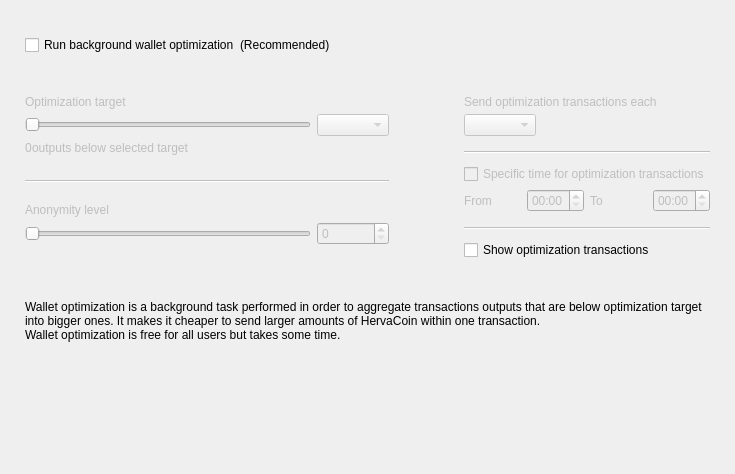
<?xml version="1.0" encoding="UTF-8"?>
<ui version="4.0">
 <class>OptimizationOptionsFrame</class>
 <widget class="QFrame" name="OptimizationOptionsFrame">
  <property name="geometry">
   <rect>
    <x>0</x>
    <y>0</y>
    <width>735</width>
    <height>474</height>
   </rect>
  </property>
  <property name="windowTitle">
   <string>Frame</string>
  </property>
  <property name="frameShape">
   <enum>QFrame::NoFrame</enum>
  </property>
  <property name="frameShadow">
   <enum>QFrame::Raised</enum>
  </property>
  <layout class="QVBoxLayout" name="verticalLayout">
   <property name="spacing">
    <number>0</number>
   </property>
   <property name="leftMargin">
    <number>25</number>
   </property>
   <property name="topMargin">
    <number>35</number>
   </property>
   <property name="rightMargin">
    <number>25</number>
   </property>
   <property name="bottomMargin">
    <number>0</number>
   </property>
   <item>
    <layout class="QHBoxLayout" name="horizontalLayout_2">
     <item>
      <widget class="QCheckBox" name="m_enableOptimizationCheck">
       <property name="text">
        <string>Run background wallet optimization</string>
       </property>
      </widget>
     </item>
     <item>
      <widget class="WalletGui::WalletNormalGrayTextLabel" name="label_8">
       <property name="text">
        <string>(Recommended)</string>
       </property>
      </widget>
     </item>
     <item>
      <spacer name="horizontalSpacer">
       <property name="orientation">
        <enum>Qt::Horizontal</enum>
       </property>
       <property name="sizeHint" stdset="0">
        <size>
         <width>40</width>
         <height>20</height>
        </size>
       </property>
      </spacer>
     </item>
    </layout>
   </item>
   <item>
    <spacer name="verticalSpacer_2">
     <property name="orientation">
      <enum>Qt::Vertical</enum>
     </property>
     <property name="sizeType">
      <enum>QSizePolicy::Fixed</enum>
     </property>
     <property name="sizeHint" stdset="0">
      <size>
       <width>20</width>
       <height>40</height>
      </size>
     </property>
    </spacer>
   </item>
   <item>
    <widget class="QWidget" name="m_optimizationOptionsWidget" native="true">
     <property name="enabled">
      <bool>true</bool>
     </property>
     <layout class="QHBoxLayout" name="horizontalLayout">
      <property name="spacing">
       <number>75</number>
      </property>
      <property name="leftMargin">
       <number>0</number>
      </property>
      <property name="topMargin">
       <number>0</number>
      </property>
      <property name="rightMargin">
       <number>0</number>
      </property>
      <property name="bottomMargin">
       <number>0</number>
      </property>
      <item alignment="Qt::AlignTop">
       <widget class="QWidget" name="widget1" native="true">
        <property name="enabled">
         <bool>false</bool>
        </property>
        <layout class="QGridLayout" name="gridLayout" columnstretch="50,0,0,0">
         <property name="leftMargin">
          <number>0</number>
         </property>
         <property name="topMargin">
          <number>0</number>
         </property>
         <property name="rightMargin">
          <number>0</number>
         </property>
         <property name="bottomMargin">
          <number>0</number>
         </property>
         <property name="verticalSpacing">
          <number>5</number>
         </property>
         <item row="0" column="0" colspan="4">
          <widget class="WalletGui::WalletNormalBlackTextLabel" name="label_5">
           <property name="text">
            <string>Optimization target</string>
           </property>
           <property name="indent">
            <number>0</number>
           </property>
          </widget>
         </item>
         <item row="4" column="0" colspan="4">
          <spacer name="verticalSpacer_3">
           <property name="orientation">
            <enum>Qt::Vertical</enum>
           </property>
           <property name="sizeType">
            <enum>QSizePolicy::Fixed</enum>
           </property>
           <property name="sizeHint" stdset="0">
            <size>
             <width>20</width>
             <height>20</height>
            </size>
           </property>
          </spacer>
         </item>
         <item row="1" column="0" colspan="3">
          <widget class="QSlider" name="m_thresholdSlider">
           <property name="maximum">
            <number>6</number>
           </property>
           <property name="pageStep">
            <number>1</number>
           </property>
           <property name="orientation">
            <enum>Qt::Horizontal</enum>
           </property>
          </widget>
         </item>
         <item row="1" column="3">
          <widget class="QComboBox" name="m_thresholdCombo"/>
         </item>
         <item row="5" column="0" colspan="4">
          <widget class="Line" name="line">
           <property name="orientation">
            <enum>Qt::Horizontal</enum>
           </property>
          </widget>
         </item>
         <item row="6" column="0" colspan="4">
          <spacer name="verticalSpacer_4">
           <property name="orientation">
            <enum>Qt::Vertical</enum>
           </property>
           <property name="sizeType">
            <enum>QSizePolicy::Fixed</enum>
           </property>
           <property name="sizeHint" stdset="0">
            <size>
             <width>20</width>
             <height>15</height>
            </size>
           </property>
          </spacer>
         </item>
         <item row="8" column="3">
          <widget class="QSpinBox" name="m_mixinSpin">
           <property name="buttonSymbols">
            <enum>QAbstractSpinBox::UpDownArrows</enum>
           </property>
          </widget>
         </item>
         <item row="7" column="0" colspan="4">
          <widget class="WalletGui::WalletNormalBlackTextLabel" name="label_7">
           <property name="text">
            <string>Anonymity level</string>
           </property>
           <property name="indent">
            <number>0</number>
           </property>
          </widget>
         </item>
         <item row="8" column="0" colspan="3">
          <widget class="QSlider" name="m_mixinSlider">
           <property name="pageStep">
            <number>1</number>
           </property>
           <property name="orientation">
            <enum>Qt::Horizontal</enum>
           </property>
          </widget>
         </item>
         <item row="2" column="0" colspan="4">
          <spacer name="verticalSpacer_12">
           <property name="orientation">
            <enum>Qt::Vertical</enum>
           </property>
           <property name="sizeType">
            <enum>QSizePolicy::Fixed</enum>
           </property>
           <property name="sizeHint" stdset="0">
            <size>
             <width>20</width>
             <height>0</height>
            </size>
           </property>
          </spacer>
         </item>
         <item row="3" column="0" colspan="4">
          <layout class="QHBoxLayout" name="horizontalLayout_3" stretch="0,1">
           <item>
            <widget class="QLabel" name="m_nonOptimizedOutputsLabel">
             <property name="text">
              <string>0</string>
             </property>
            </widget>
           </item>
           <item>
            <widget class="WalletGui::WalletNormalBlackTextLabel" name="m_nonOptimizedOutputsTextLabel">
             <property name="text">
              <string>outputs below selected target</string>
             </property>
            </widget>
           </item>
          </layout>
         </item>
        </layout>
       </widget>
      </item>
      <item>
       <layout class="QVBoxLayout" name="verticalLayout_3">
        <property name="spacing">
         <number>10</number>
        </property>
        <property name="rightMargin">
         <number>0</number>
        </property>
        <property name="bottomMargin">
         <number>0</number>
        </property>
        <item>
         <widget class="QWidget" name="widget2" native="true">
          <property name="enabled">
           <bool>false</bool>
          </property>
          <layout class="QGridLayout" name="gridLayout_2" columnstretch="0,0,0,0">
           <property name="leftMargin">
            <number>0</number>
           </property>
           <property name="topMargin">
            <number>0</number>
           </property>
           <property name="rightMargin">
            <number>0</number>
           </property>
           <property name="bottomMargin">
            <number>0</number>
           </property>
           <property name="verticalSpacing">
            <number>5</number>
           </property>
           <item row="2" column="0" colspan="2" alignment="Qt::AlignLeft">
            <widget class="QComboBox" name="m_periodCombo"/>
           </item>
           <item row="8" column="0">
            <widget class="WalletGui::WalletNormalBlackTextLabel" name="label_2">
             <property name="text">
              <string>From</string>
             </property>
            </widget>
           </item>
           <item row="8" column="1">
            <widget class="QTimeEdit" name="m_startTimeEdit">
             <property name="enabled">
              <bool>false</bool>
             </property>
             <property name="displayFormat">
              <string>HH:mm</string>
             </property>
            </widget>
           </item>
           <item row="8" column="2">
            <widget class="WalletGui::WalletNormalBlackTextLabel" name="label_3">
             <property name="text">
              <string>To</string>
             </property>
            </widget>
           </item>
           <item row="8" column="3">
            <widget class="QTimeEdit" name="m_stopTimeEdit">
             <property name="enabled">
              <bool>false</bool>
             </property>
             <property name="displayFormat">
              <string>HH:mm</string>
             </property>
            </widget>
           </item>
           <item row="6" column="0" colspan="4">
            <widget class="QCheckBox" name="m_optimizationTimeCheck">
             <property name="text">
              <string>Specific time for optimization transactions</string>
             </property>
            </widget>
           </item>
           <item row="4" column="0" colspan="4">
            <widget class="Line" name="line_2">
             <property name="orientation">
              <enum>Qt::Horizontal</enum>
             </property>
            </widget>
           </item>
           <item row="0" column="0" colspan="4">
            <widget class="WalletGui::WalletNormalBlackTextLabel" name="label_4">
             <property name="text">
              <string>Send optimization transactions each</string>
             </property>
             <property name="indent">
              <number>0</number>
             </property>
            </widget>
           </item>
           <item row="7" column="0" colspan="4">
            <spacer name="verticalSpacer_8">
             <property name="orientation">
              <enum>Qt::Vertical</enum>
             </property>
             <property name="sizeType">
              <enum>QSizePolicy::Fixed</enum>
             </property>
             <property name="sizeHint" stdset="0">
              <size>
               <width>20</width>
               <height>0</height>
              </size>
             </property>
            </spacer>
           </item>
           <item row="3" column="0" colspan="4">
            <spacer name="verticalSpacer_6">
             <property name="orientation">
              <enum>Qt::Vertical</enum>
             </property>
             <property name="sizeType">
              <enum>QSizePolicy::Fixed</enum>
             </property>
             <property name="sizeHint" stdset="0">
              <size>
               <width>20</width>
               <height>10</height>
              </size>
             </property>
            </spacer>
           </item>
           <item row="10" column="0" colspan="4">
            <widget class="Line" name="line_3">
             <property name="orientation">
              <enum>Qt::Horizontal</enum>
             </property>
            </widget>
           </item>
           <item row="1" column="0" colspan="4">
            <spacer name="verticalSpacer_5">
             <property name="orientation">
              <enum>Qt::Vertical</enum>
             </property>
             <property name="sizeType">
              <enum>QSizePolicy::Fixed</enum>
             </property>
             <property name="sizeHint" stdset="0">
              <size>
               <width>20</width>
               <height>0</height>
              </size>
             </property>
            </spacer>
           </item>
           <item row="5" column="0" colspan="4">
            <spacer name="verticalSpacer_7">
             <property name="orientation">
              <enum>Qt::Vertical</enum>
             </property>
             <property name="sizeType">
              <enum>QSizePolicy::Fixed</enum>
             </property>
             <property name="sizeHint" stdset="0">
              <size>
               <width>20</width>
               <height>5</height>
              </size>
             </property>
            </spacer>
           </item>
           <item row="9" column="0" colspan="4">
            <spacer name="verticalSpacer_10">
             <property name="orientation">
              <enum>Qt::Vertical</enum>
             </property>
             <property name="sizeType">
              <enum>QSizePolicy::Fixed</enum>
             </property>
             <property name="sizeHint" stdset="0">
              <size>
               <width>20</width>
               <height>10</height>
              </size>
             </property>
            </spacer>
           </item>
          </layout>
         </widget>
        </item>
        <item>
         <widget class="QCheckBox" name="m_showFusionTransactionsCheck">
          <property name="enabled">
           <bool>true</bool>
          </property>
          <property name="text">
           <string>Show optimization transactions</string>
          </property>
         </widget>
        </item>
       </layout>
      </item>
     </layout>
    </widget>
   </item>
   <item>
    <spacer name="verticalSpacer_11">
     <property name="orientation">
      <enum>Qt::Vertical</enum>
     </property>
     <property name="sizeType">
      <enum>QSizePolicy::Fixed</enum>
     </property>
     <property name="sizeHint" stdset="0">
      <size>
       <width>20</width>
       <height>40</height>
      </size>
     </property>
    </spacer>
   </item>
   <item>
    <widget class="WalletGui::WalletExtraNormalGrayTextLabel" name="m_helpLabel">
     <property name="text">
      <string>Wallet optimization is a background task performed in order to aggregate transactions outputs that are below optimization target into bigger ones. It makes it cheaper to send larger amounts of HervaCoin within one transaction.
Wallet optimization is free for all users but takes some time.</string>
     </property>
     <property name="wordWrap">
      <bool>true</bool>
     </property>
    </widget>
   </item>
   <item>
    <spacer name="verticalSpacer">
     <property name="orientation">
      <enum>Qt::Vertical</enum>
     </property>
     <property name="sizeHint" stdset="0">
      <size>
       <width>20</width>
       <height>40</height>
      </size>
     </property>
    </spacer>
   </item>
  </layout>
 </widget>
 <customwidgets>
  <customwidget>
   <class>WalletGui::WalletNormalGrayTextLabel</class>
   <extends>QLabel</extends>
   <header>Gui/Common/WalletTextLabel.h</header>
  </customwidget>
  <customwidget>
   <class>WalletGui::WalletNormalBlackTextLabel</class>
   <extends>QLabel</extends>
   <header>Gui/Common/WalletTextLabel.h</header>
  </customwidget>
  <customwidget>
   <class>WalletGui::WalletExtraNormalGrayTextLabel</class>
   <extends>QLabel</extends>
   <header>Gui/Common/WalletTextLabel.h</header>
  </customwidget>
 </customwidgets>
 <resources/>
 <connections>
  <connection>
   <sender>m_enableOptimizationCheck</sender>
   <signal>toggled(bool)</signal>
   <receiver>widget1</receiver>
   <slot>setEnabled(bool)</slot>
   <hints>
    <hint type="sourcelabel">
     <x>147</x>
     <y>47</y>
    </hint>
    <hint type="destinationlabel">
     <x>176</x>
     <y>204</y>
    </hint>
   </hints>
  </connection>
  <connection>
   <sender>m_thresholdSlider</sender>
   <signal>valueChanged(int)</signal>
   <receiver>OptimizationOptionsFrame</receiver>
   <slot>thresholdChanged(int)</slot>
   <hints>
    <hint type="sourcelabel">
     <x>116</x>
     <y>139</y>
    </hint>
    <hint type="destinationlabel">
     <x>355</x>
     <y>194</y>
    </hint>
   </hints>
  </connection>
  <connection>
   <sender>m_mixinSlider</sender>
   <signal>valueChanged(int)</signal>
   <receiver>OptimizationOptionsFrame</receiver>
   <slot>mixinChanged(int)</slot>
   <hints>
    <hint type="sourcelabel">
     <x>116</x>
     <y>240</y>
    </hint>
    <hint type="destinationlabel">
     <x>367</x>
     <y>236</y>
    </hint>
   </hints>
  </connection>
  <connection>
   <sender>m_optimizationTimeCheck</sender>
   <signal>toggled(bool)</signal>
   <receiver>m_startTimeEdit</receiver>
   <slot>setEnabled(bool)</slot>
   <hints>
    <hint type="sourcelabel">
     <x>543</x>
     <y>179</y>
    </hint>
    <hint type="destinationlabel">
     <x>501</x>
     <y>207</y>
    </hint>
   </hints>
  </connection>
  <connection>
   <sender>m_optimizationTimeCheck</sender>
   <signal>toggled(bool)</signal>
   <receiver>m_stopTimeEdit</receiver>
   <slot>setEnabled(bool)</slot>
   <hints>
    <hint type="sourcelabel">
     <x>543</x>
     <y>179</y>
    </hint>
    <hint type="destinationlabel">
     <x>643</x>
     <y>207</y>
    </hint>
   </hints>
  </connection>
  <connection>
   <sender>m_mixinSpin</sender>
   <signal>valueChanged(int)</signal>
   <receiver>OptimizationOptionsFrame</receiver>
   <slot>mixinChanged(int)</slot>
   <hints>
    <hint type="sourcelabel">
     <x>273</x>
     <y>271</y>
    </hint>
    <hint type="destinationlabel">
     <x>367</x>
     <y>236</y>
    </hint>
   </hints>
  </connection>
  <connection>
   <sender>m_thresholdCombo</sender>
   <signal>currentIndexChanged(int)</signal>
   <receiver>OptimizationOptionsFrame</receiver>
   <slot>thresholdChanged(int)</slot>
   <hints>
    <hint type="sourcelabel">
     <x>270</x>
     <y>139</y>
    </hint>
    <hint type="destinationlabel">
     <x>367</x>
     <y>236</y>
    </hint>
   </hints>
  </connection>
  <connection>
   <sender>m_enableOptimizationCheck</sender>
   <signal>toggled(bool)</signal>
   <receiver>widget2</receiver>
   <slot>setEnabled(bool)</slot>
   <hints>
    <hint type="sourcelabel">
     <x>158</x>
     <y>48</y>
    </hint>
    <hint type="destinationlabel">
     <x>556</x>
     <y>197</y>
    </hint>
   </hints>
  </connection>
 </connections>
 <slots>
  <slot>thresholdChanged(int)</slot>
  <slot>mixinChanged(int)</slot>
 </slots>
</ui>
